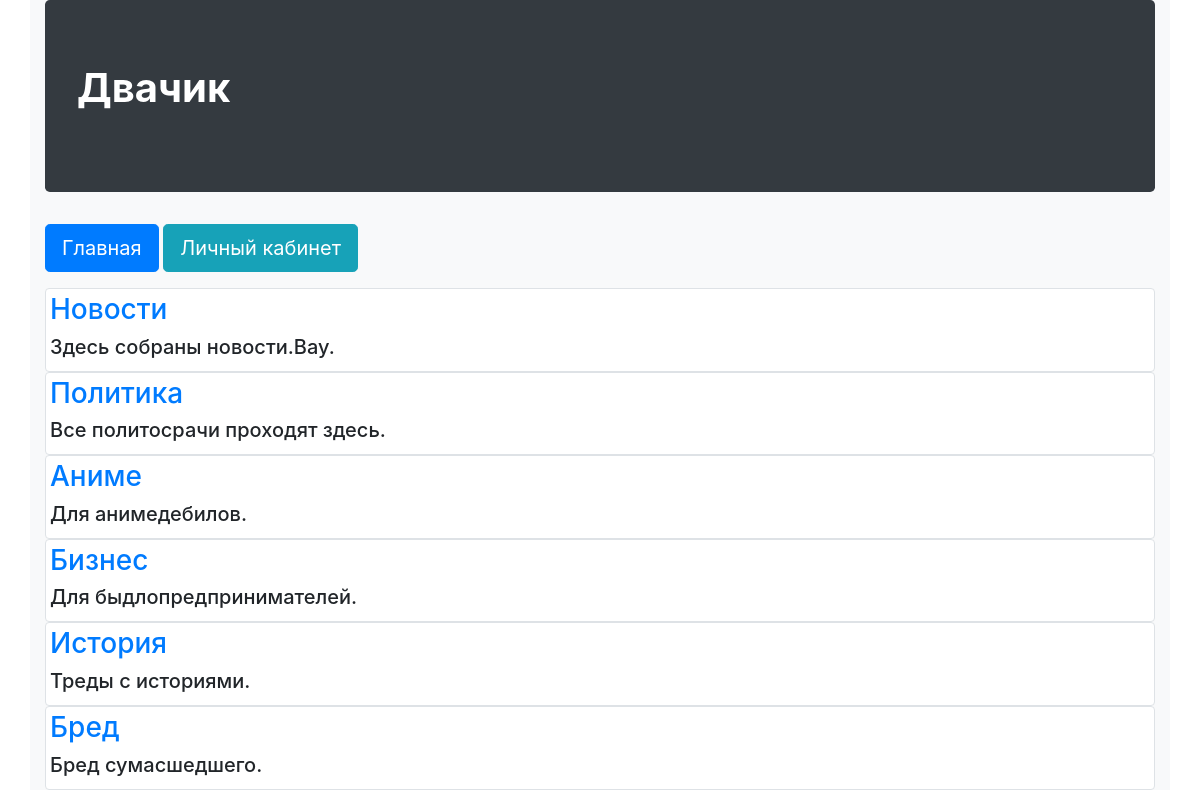
Before: / with the older database file.
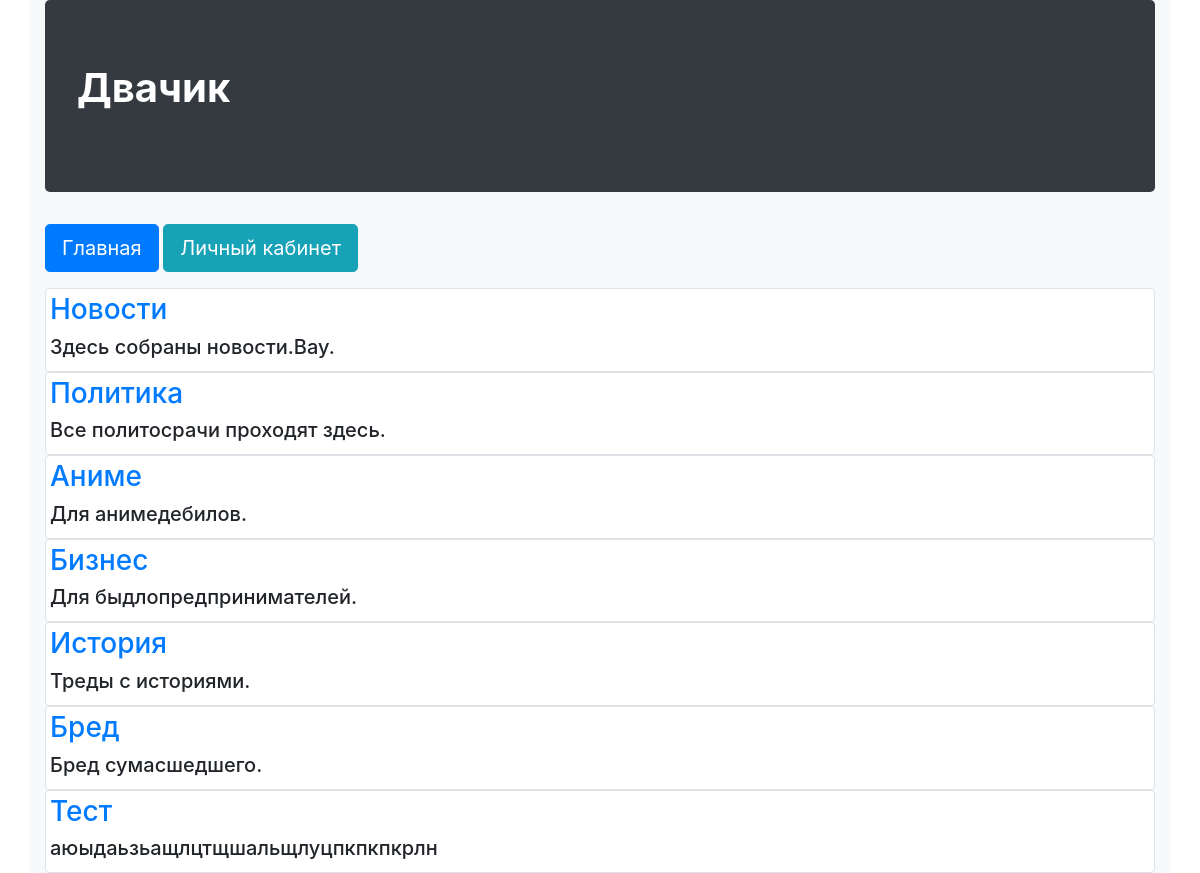
After: the same page with the newer database file.
### MainPage/models.py (models this page shows, shortened)
class Categories(models.Model):
    category_name = models.CharField(max_length = 50, help_text = "Имя категории")
    category_info = models.TextField(help_text = "Описание категории")

### MainPage/views.py (the view)
# urls.py: url(r'^$',views.CategoriesView.as_view()),
class CategoriesView(ListView):  #Потом вызываем в сылках как просмотр
    model = Categories
    context_object_name = "category"
    template_name = "categories.html"

### MainPage/templates/categories.html
{% extends "wrapper.html"%}
{% load staticfiles %}
{% block content %}
    {% for item in category %}
        <div class="img-thumbnail">
            <a href="{{item.id}}"><h3>{{item.category_name}}</h3></a>
            <h5>{{item.category_info}}</h5>
        </div>
    {% endfor %}
{% endblock %}

Changed rows visible on the page:
added Categories: category_name "Тест", category_info "аюыдаьзьащлцтщшальщлуцпкпкпкрлн"
